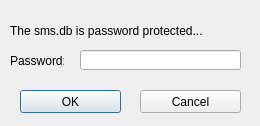
<?xml version="1.0" encoding="UTF-8"?>
<ui version="4.0">
 <class>Ui_PasswordWnd</class>
 <widget class="QDialog" name="Ui_PasswordWnd">
  <property name="windowModality">
   <enum>Qt::ApplicationModal</enum>
  </property>
  <property name="geometry">
   <rect>
    <x>0</x>
    <y>0</y>
    <width>260</width>
    <height>126</height>
   </rect>
  </property>
  <property name="minimumSize">
   <size>
    <width>260</width>
    <height>126</height>
   </size>
  </property>
  <property name="maximumSize">
   <size>
    <width>260</width>
    <height>126</height>
   </size>
  </property>
  <property name="windowTitle">
   <string>Password</string>
  </property>
  <property name="sizeGripEnabled">
   <bool>false</bool>
  </property>
  <property name="modal">
   <bool>true</bool>
  </property>
  <widget class="QLineEdit" name="EditPassword">
   <property name="geometry">
    <rect>
     <x>80</x>
     <y>50</y>
     <width>161</width>
     <height>20</height>
    </rect>
   </property>
  </widget>
  <widget class="QLabel" name="label">
   <property name="geometry">
    <rect>
     <x>10</x>
     <y>54</y>
     <width>54</width>
     <height>13</height>
    </rect>
   </property>
   <property name="text">
    <string>Password:</string>
   </property>
  </widget>
  <widget class="QLabel" name="label_2">
   <property name="geometry">
    <rect>
     <x>10</x>
     <y>20</y>
     <width>241</width>
     <height>21</height>
    </rect>
   </property>
   <property name="text">
    <string>The sms.db is password protected...</string>
   </property>
  </widget>
  <widget class="QPushButton" name="btnOK">
   <property name="geometry">
    <rect>
     <x>20</x>
     <y>90</y>
     <width>101</width>
     <height>23</height>
    </rect>
   </property>
   <property name="text">
    <string>OK</string>
   </property>
  </widget>
  <widget class="QPushButton" name="btnCancel">
   <property name="geometry">
    <rect>
     <x>140</x>
     <y>90</y>
     <width>101</width>
     <height>23</height>
    </rect>
   </property>
   <property name="text">
    <string>Cancel</string>
   </property>
  </widget>
 </widget>
 <resources/>
 <connections/>
</ui>
